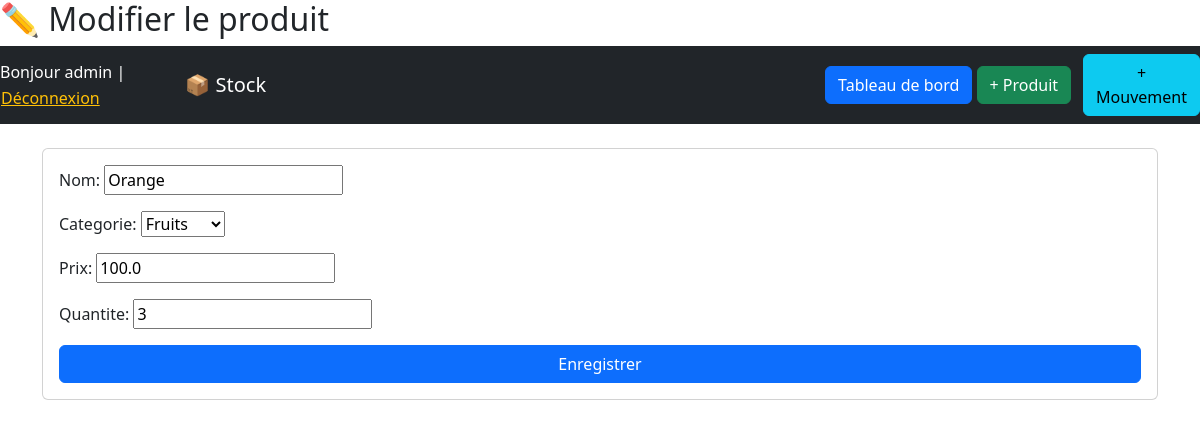
The page /produits/modifier/5/ (signed in) on the database its author committed.
### stock/models.py (models this page shows, shortened)
class Produit(models.Model):
    nom = models.CharField(max_length=100)
    prix = models.FloatField()
    quantite = models.IntegerField()
    categorie = models.ForeignKey(
        Categorie,
        on_delete=models.CASCADE,
        related_name="produits"
    )

class Categorie(models.Model):
    nom = models.CharField(max_length=100)
    def __str__(self):
        return self.nom

### stock/views.py (the view)
# urls.py: path('produits/modifier/<int:id>/', modifier_produit, name='modifier_produit'),
@login_required
def modifier_produit(request, id):
    produit = get_object_or_404(Produit, id=id)
    if request.method == 'POST':
        form = ProduitForm(request.POST, instance=produit)
        if form.is_valid():
            form.save()
            return redirect('liste_produits')
    else:
        form = ProduitForm(instance=produit)
    return render(request, 'stock/modifier_produit.html', {
        'form': form
    })

### stock/forms.py
class ProduitForm(forms.ModelForm):
    class Meta:
        model = Produit
        fields = ['nom', 'categorie', 'prix', 'quantite']

### stock/templates/stock/modifier_produit.html (shortened to what this page needs)
<!DOCTYPE html>
<html>
<head>
</head>
<body>
<h2>✏️ Modifier le produit</h2>
{% extends 'stock/base.html' %}
{% block content %}
<form method="post" class="card card-body">
    {{ form.as_p }}
    <button class="btn btn-primary">Enregistrer</button>
</form>
{% endblock %}

### stock/templates/stock/base.html (shortened to what this page needs)
<!DOCTYPE html>
<html lang="fr">
<head>
    <link href="https://cdn.jsdelivr.net/npm/bootstrap@5.3.2/dist/css/bootstrap.min.css" rel="stylesheet">
</head>
<body>
<nav class="navbar navbar-dark bg-dark navbar-expand-lg">
    <div class="text-white">
    Bonjour {{ user.username }} |
   <form method="post" action="{% url 'logout' %}" style="display:inline;">
    <button type="submit" class="btn btn-link text-warning p-0">
        Déconnexion
    </button>
</form>
</div>
    <div class="container">
        <a class="navbar-brand" href="{% url 'liste_produits' %}">📦 Stock</a>
        <div>
            <a class="btn btn-primary" href="{% url 'dashboard' %}">Tableau de bord</a>
            <a class="btn btn-success" href="{% url 'ajouter_produit' %}">+ Produit</a>
        </div>
    </div>
    <a class="btn btn-info" href="{% url 'ajouter_mouvement' %}">+ Mouvement</a>
</nav>
<div class="container mt-4">
    {% block content %}{% endblock %}
</div>
</body>
</html>

### rows shown on the page
Produit: nom "Orange", categorie "Fruits", prix "100.0", quantite "3"

### other values the page prints
{{ user.username }} "admin"
